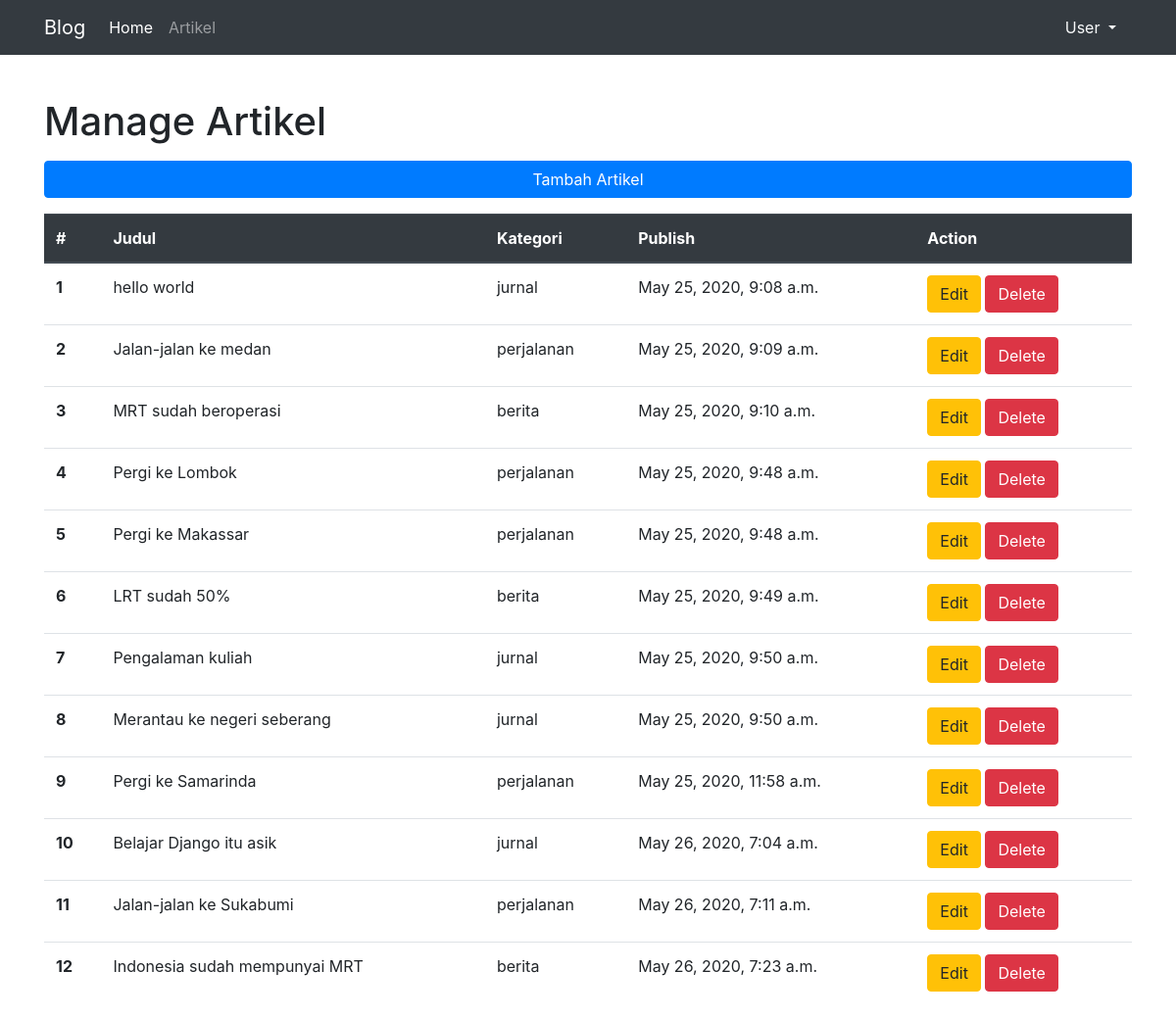
Screenshot of /artikel/manage/ with the database file from the repository.
### artikel/models.py (models this page shows, shortened)
class Artikel(models.Model):
    judul       = models.CharField(max_length=255)
    isi         = models.TextField()
    kategori    = models.CharField(max_length=255)
    published   = models.DateTimeField(auto_now_add=True)
    updated     = models.DateTimeField(auto_now=True)
    slug        = models.SlugField(blank=True, editable=False)

### artikel/views.py (the view)
# urls.py: path('manage/', ArtikelManageView.as_view(), name='manage'),
class ArtikelManageView(ListView):
    model = Artikel
    template_name = 'artikel/artikel_manage.html'
    context_object_name = 'artikel_list'

### artikel/templates/artikel/artikel_manage.html (shortened to what this page needs)
{% extends 'base.html' %}
{% block contents %}
    <h1>Manage Artikel</h1>
    <a type="button" class="btn btn-primary btn-block mt-3" href="{% url 'artikel:create' %}">Tambah Artikel</a>
    <table class="table mt-3">
        <thead class="thead-dark">
            <tr>
                <th scope="col">#</th>
                <th scope="col">Judul</th>
                <th scope="col">Kategori</th>
                <th scope="col">Publish</th>
                <th scope="col">Action</th>
            </tr>
        </thead>
        <tbody>
            {% for i in artikel_list %}
                <tr>
                    <th scope="row">{{forloop.counter}}</th>
                    <td>{{i.judul}}</td>
                    <td>{{i.kategori}}</td>
                    <td>{{i.published}}</td>
                    <td>
                        <a type="button" class="btn btn-warning" href="{% url 'artikel:update' i.id %}">Edit</a>
                        <a type="button" class="btn btn-danger" href="{% url 'artikel:delete' i.id %}">Delete</a>
                    </td>
                </tr>
            {% endfor %}
        </tbody>
    </table>
{% endblock contents %}

### templates/base.html (shortened to what this page needs)
{% load static %}
<!DOCTYPE html>
<html lang="en">
<head>
    {% include 'snippets/styles.html' %}
</head>
<body>
    {% include 'snippets/navbar.html' %}
    <div class="container" style="margin-top: 100px;">
        {% block contents %}
        {% endblock contents %}
    </div>
</body>
</html>

### templates/snippets/styles.html
{% load static %}
<link rel="stylesheet" href="{% static 'vendor/bootstrap/css/bootstrap.css' %}">

### templates/snippets/navbar.html (shortened to what this page needs)
<nav class="navbar fixed-top navbar-expand-lg navbar-dark bg-dark">
    <div class="container">
        <a class="navbar-brand" href="{% url 'home' %}">Blog</a>
        <div class="collapse navbar-collapse" id="navbarNavDropdown">
            <ul class="navbar-nav">
                <li class="nav-item active">
                    <a class="nav-link" href="{% url 'home' %}">Home </a>
                </li>
                <li class="nav-item">
                    <a class="nav-link" href="{% url 'artikel:list' 1 %}">Artikel</a>
                </li>
            </ul>
            <div class="nav-item dropdown ml-auto">
                <a class="nav-link dropdown-toggle text-light" href="#" id="navbarDropdownMenuLink" role="button"
                    data-toggle="dropdown" aria-haspopup="true" aria-expanded="false">
                    User
                </a>
            </div>
        </div>
    </div>
</nav>

### templates/snippets/scripts.html (shortened to what this page needs)
{% load static %}

### rows the page displays
Artikel: judul "hello world", kategori "jurnal", published "May 25, 2020, 9:08 a.m."
Artikel: judul "Jalan-jalan ke medan", kategori "perjalanan", published "May 25, 2020, 9:09 a.m."
Artikel: judul "MRT sudah beroperasi", kategori "berita", published "May 25, 2020, 9:10 a.m."
Artikel: judul "Pergi ke Lombok", kategori "perjalanan", published "May 25, 2020, 9:48 a.m."
Artikel: judul "Pergi ke Makassar", kategori "perjalanan", published "May 25, 2020, 9:48 a.m."
Artikel: judul "LRT sudah 50%", kategori "berita", published "May 25, 2020, 9:49 a.m."
Artikel: judul "Pengalaman kuliah", kategori "jurnal", published "May 25, 2020, 9:50 a.m."
Artikel: judul "Merantau ke negeri seberang", kategori "jurnal", published "May 25, 2020, 9:50 a.m."
Artikel: judul "Pergi ke Samarinda", kategori "perjalanan", published "May 25, 2020, 11:58 a.m."
Artikel: judul "Belajar Django itu asik", kategori "jurnal", published "May 26, 2020, 7:04 a.m."
Artikel: judul "Jalan-jalan ke Sukabumi", kategori "perjalanan", published "May 26, 2020, 7:11 a.m."
Artikel: judul "Indonesia sudah mempunyai MRT", kategori "berita", published "May 26, 2020, 7:23 a.m."
